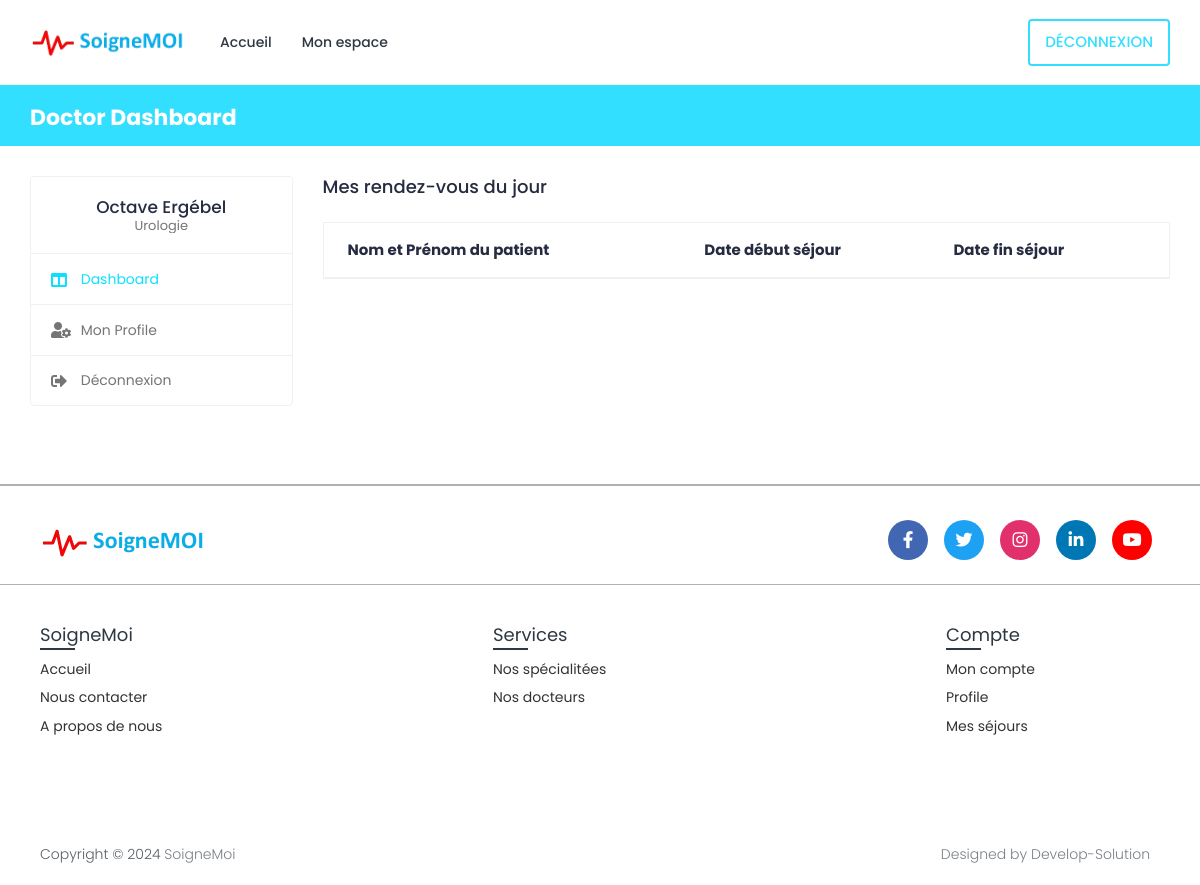
Before: /doctor-dashboard/ (signed in) with the older database file.
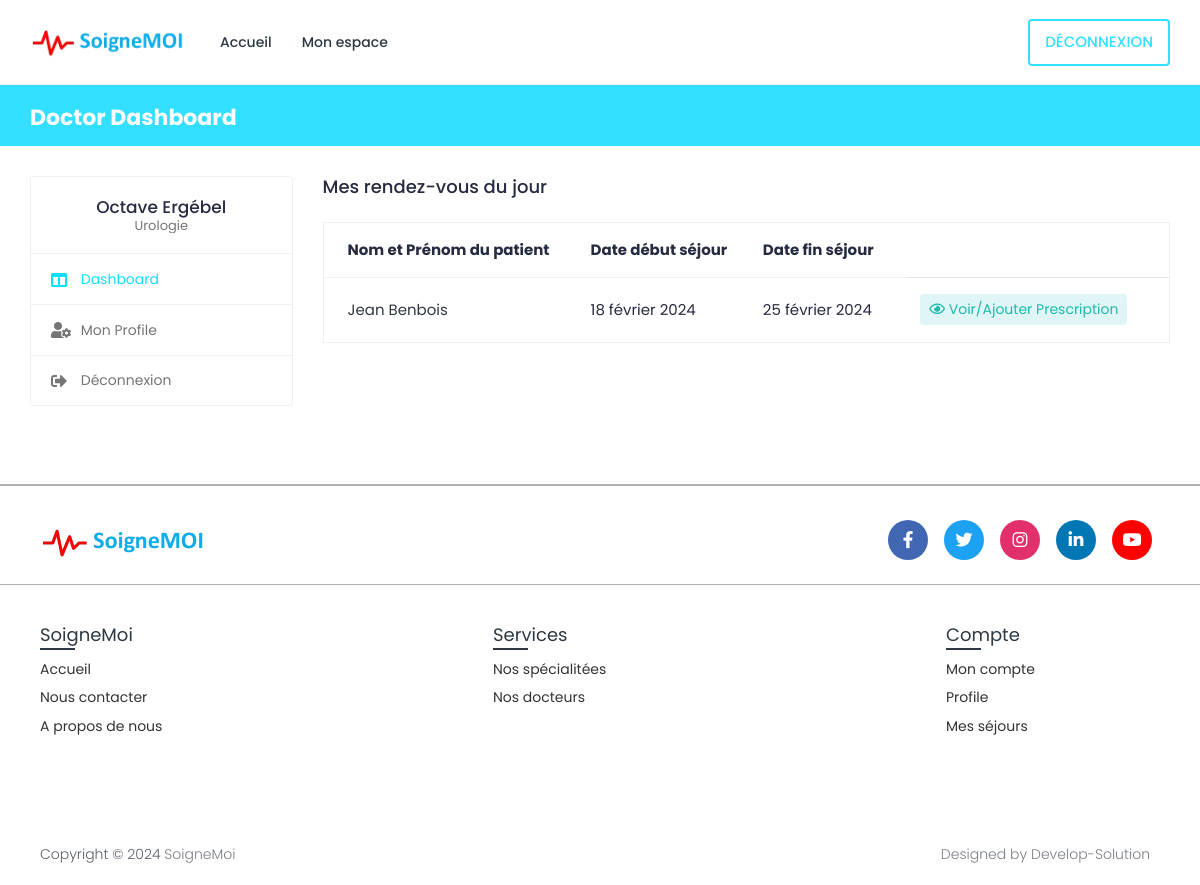
After: the same page with the newer database file.
### book/models.py (models this page shows, shortened)
class Appointment(models.Model):
    appointment_id = models.AutoField(primary_key=True)
    doctor_time_slots = models.ForeignKey(DoctorTimeSlots, null=True, on_delete=models.CASCADE)
    start_date = models.DateField(null=True, blank=True)
    end_date = models.DateField(null=True, blank=True)
    motif = models.TextField(null=False, blank=False)
    doctor = models.ForeignKey(Doctor, on_delete=models.CASCADE, null=False, blank=False)
    patient = models.ForeignKey(Patient, on_delete=models.CASCADE, null=False, blank=False)
    serial_number = models.CharField(max_length=200, null=True, blank=True)
    choise_speciality=models.ForeignKey(Specialization, on_delete=models.CASCADE, null=True, blank=True)
    class Meta:
        verbose_name_plural = "Appointment"

class Patient(models.Model):
    patient_id = models.AutoField(primary_key=True)
    user = models.OneToOneField(User, on_delete=models.CASCADE, null=True, blank=True, related_name='patient')
    first_name = models.CharField(max_length=200, null=True, blank=True)
    last_name = models.CharField(max_length=200, null=True, blank=True)
    phone_number = models.CharField(max_length=10,null=True, blank=True)
    address = models.CharField(max_length=200, null=True, blank=True)
    date_of_bird = models.DateField(null=True, blank=True)
    serial_number = models.CharField(max_length=200, null=True, blank=True)

### book/views.py (the view)
# urls.py: path('doctor-dashboard/', views.doctor_dashboard, name='doctor-dashboard'),
@csrf_exempt
@login_required(login_url="login")
@cache_control(no_cache=True, must_revalidate=True)
def doctor_dashboard(request):
    if request.user.is_authenticated:
        if request.user.is_doctor:
            if request.user.is_authenticated:
                if request.user.is_doctor:
                    doctor = Doctor.objects.get(user=request.user)
                    current_date=timezone.now().date()
                    current_date_str = str(current_date)
                    today_appointments = Appointment.objects.filter(start_date__lte=current_date, end_date__gte=current_date, doctor=doctor)
                else:
                    return redirect('doctor-logout')
                context = {'doctor': doctor,
                           'today_appointments': today_appointments,
                           'current_date': current_date_str,
                           }
                return render(request, 'book/doctors/doctor-dashboard.html', context)
    else:
        return redirect('login')

### templates/book/doctors/doctor-dashboard.html (shortened to what this page needs)
{% extends 'book/doctors/doctor-base.html' %}
{% load static %}
{% block content %}
{% load static %}
<body>
{% if user.is_authenticated %}
  <div class="main-wrapper">
    <div class="breadcrumb-bar">
      <div class="container-fluid">
        <div class="row align-items-center">
          <div class="col-md-12 col-12">
            <h2 class="breadcrumb-title">Doctor Dashboard</h2>{% include 'book/message.html' %}
          </div>
        </div>
      </div>
    </div>
    <div class="content">
      <div class="container-fluid">
        <div class="row">
          <div class="col-md-5 col-lg-4 col-xl-3 theiaStickySidebar">
            <div>{% include 'book/doctors/doctor-sidebar.html' %}</div>
          </div>
          <div class="col-md-7 col-lg-8 col-xl-9">
            <div class="row">
              <div class="col-md-12">
                <h4 class="mb-4">Mes rendez-vous du jour</h4>
                <div class="appointment-tab">
                    <div class="tab-pane" id="today-appointments">
                      <div class="card card-table mb-0">
                        <div class="card-body">
                          <div class="table-responsive">
                            <table class="table table-hover table-center mb-0">
                              <thead>
                                <tr>
                                  <th>Nom et Prénom du patient</th>
                                  <th>Date début séjour</th>
                                  <th>Date fin séjour</th>
                                </tr>
                              </thead>
                              <tbody>
                                {% for today in today_appointments %}
                                <tr>
                                  <td>
                                      <a href="patient-profile.html">{{today.patient.first_name}}<span> {{today.patient.last_name}}</span></a>
                                  </td>
                                  <td>{{today.start_date}}</td>
                                  <td>{{today.end_date}}</td>
                                  <td>
                                    <div class="table-action">
                                      <a
                                        href="{% url 'patient-profile' pk=today.patient.patient_id %}"
                                        class="btn btn-sm bg-info-light"
                                      >
                                        <i class="far fa-eye"></i> Voir/Ajouter Prescription
                                      </a>
                                    </div>
                                  </td>
                                </tr>
                                {% endfor %}
                              </tbody>
                            </table>
                          </div>
                        </div>
                      </div>
                    </div>
                  </div>
                </div>
              </div>
            </div>
          </div>
        </div>
      </div>
    </div>
{% else %}
<p> Vous n'êtes pas connecté </p>
{% endif %}
</body>
{% endblock content %}

Changed rows visible on the page:
added Appointment: patient.first_name "Jean", patient.last_name "Benbois", start_date "18 février 2024", end_date "25 février 2024"
